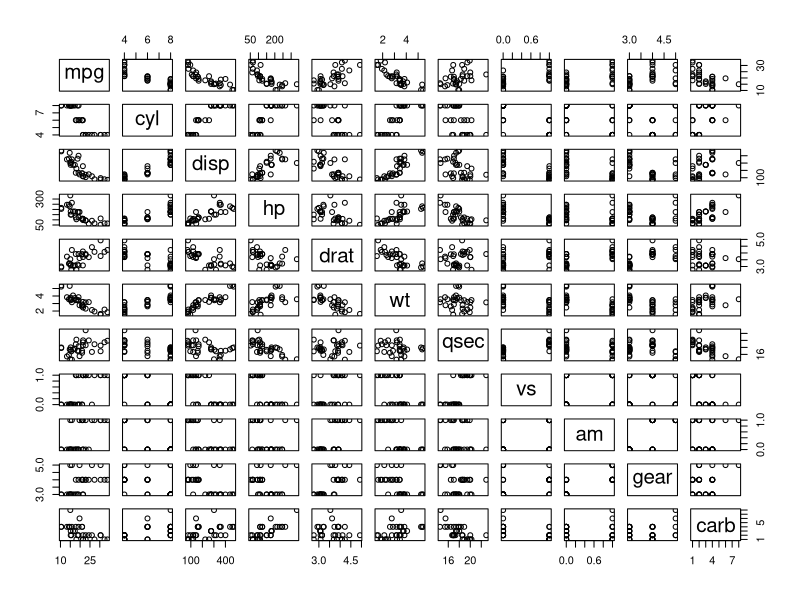
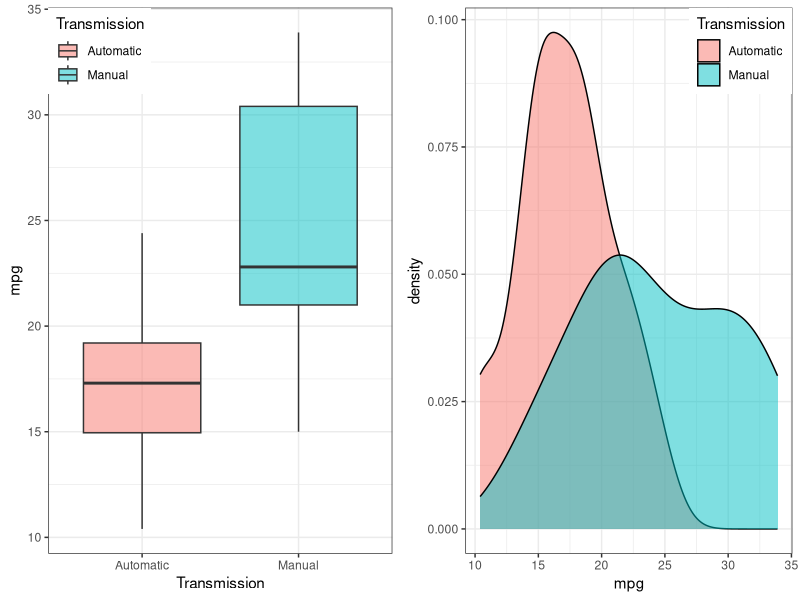
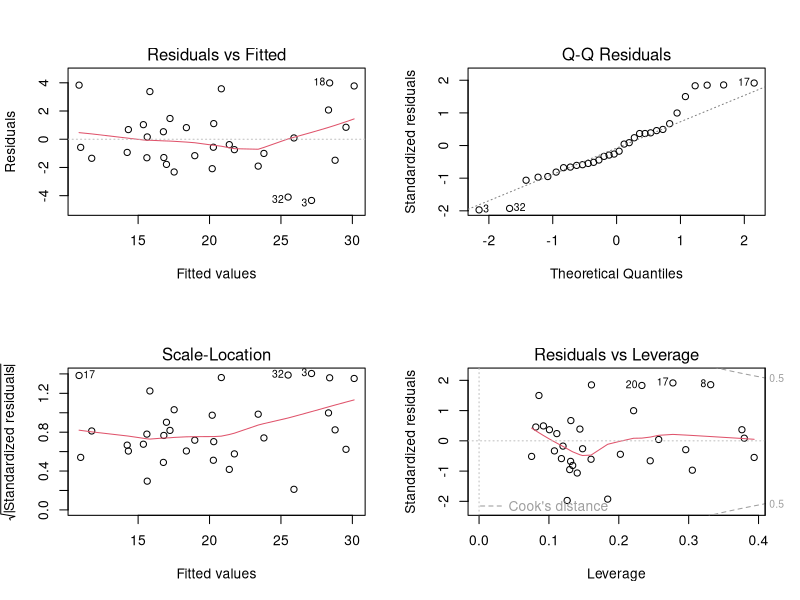
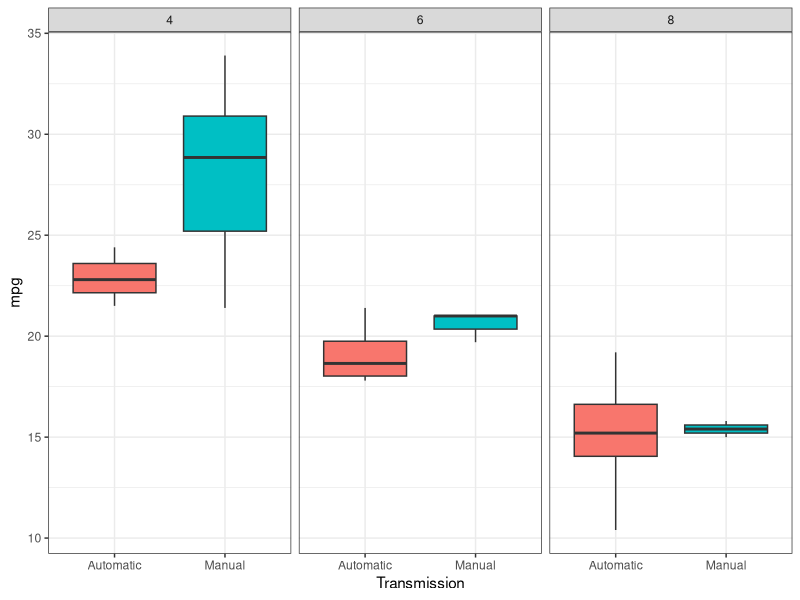

Reproduce these figures in R, in order.
## ---- chunk 1
library(knitr)
library(ggplot2)
library(gridExtra)
library(GGally)
library(dplyr)

data(mtcars)

opts_knit$set(message = FALSE, echo=FALSE, fig.width = 6, fig.height = 2)

options(stringsAsFactors=FALSE)

## ---- chunk 2
# Load mtcars data into a tbl_df object
car.tbl <- tbl_df(mtcars)

car.tbl$Transmission <- as.factor(ifelse(car.tbl$am==1, "Manual", "Automatic"))

# the displacement is roughly uniform distribution.
car.auto <- filter(car.tbl, Transmission=="Automatic")
car.manual <- filter(car.tbl, Transmission=="Manual")

## ---- chunk 3

pairs(mtcars)

## ---- chunk 4
# F-test
#var.test(car.manual$mpg, car.auto$mpg)  # Variance barely not significant

# t-test
#t.test(car.manual$mpg, car.auto$mpg, alternative="greater", var.equal=TRUE, paired=FALSE)


# Pairwise
#ggpairs(car.tbl, color="Transmission", alpha=0.4)  # Warning: very slow

# Boxplot
p.1a <- ggplot(car.tbl, aes(x=Transmission, y=mpg, fill=Transmission)) + 
          geom_boxplot(alpha=0.5) + 
          theme_bw() + 
          theme(legend.justification=c(0,1), legend.position=c(0,1))

# Density
p.1b <- ggplot(car.tbl, aes(x=mpg, fill=Transmission)) +
          geom_density(alpha=0.5) +
          theme_bw() + 
          theme(legend.justification=c(1,1), legend.position=c(1,1))

grid.arrange(p.1a, p.1b, ncol=2)

## ---- chunk 5
lm.1 <- lm(mpg~drat+qsec+wt, data=car.tbl)
#summary(lm.1)


lm.2 <- lm(mpg~cyl+vs+carb, data=car.tbl)
#summary(lm.2)

cor(mtcars$cyl, mtcars$disp)

lm.3 <- lm(mpg~Transmission+gear, data=car.tbl)
#summary(lm.3)

# ggplot(car.tbl, aes(predict(lm.3), mpg, color=Transmission, group=Transmission)) + 
#   geom_point() + 
#   stat_smooth(method="lm", se=FALSE) +
#   theme_bw()
# 
# # Residue
# ggplot(car.tbl, aes(predict(lm.3), mpg-predict(lm.3), color=Transmission, group=Transmission)) + 
#   geom_point() + 
#   stat_smooth(method="lm", se=FALSE) +
#   theme_bw()

lm.4 <- lm(mpg~wt+qsec+cyl+Transmission+Transmission*cyl, data=car.tbl)
#summary(lm.4)

par(mfrow=c(2,2))
plot(lm.4)

## ---- chunk 6

# Group by cylinder
ggplot(car.tbl, aes(x=Transmission, y=mpg, fill=Transmission)) + 
  geom_boxplot() + 
  theme_bw() +
  theme(legend.position="none") +
  facet_wrap(~cyl, ncol=3) 




